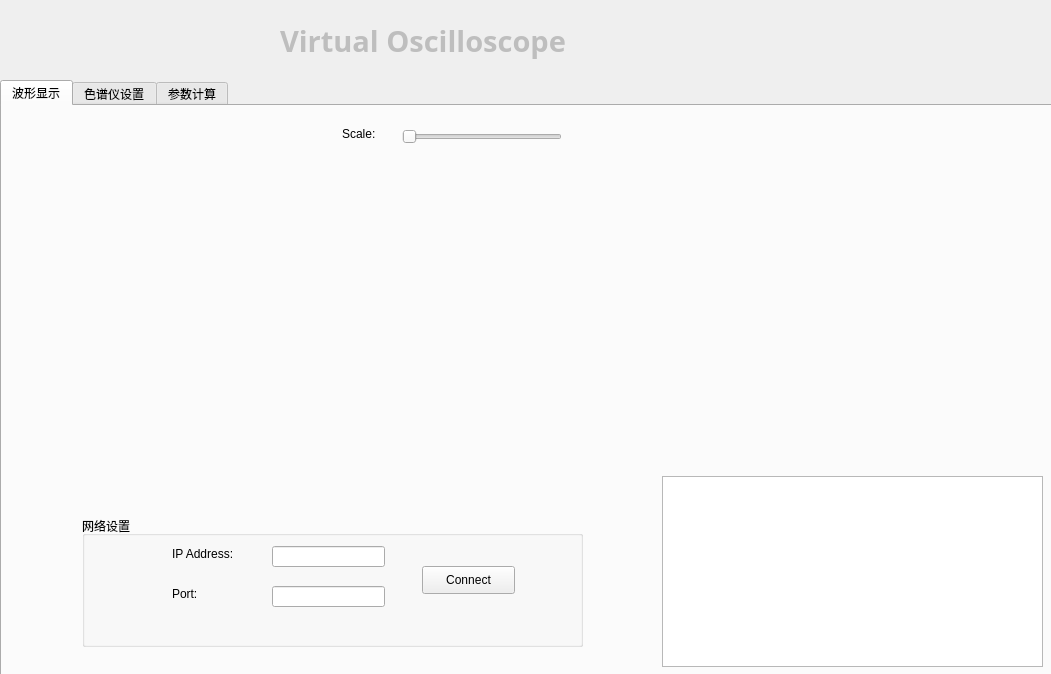
<?xml version="1.0" encoding="UTF-8"?>
<ui version="4.0">
 <class>VO</class>
 <widget class="QWidget" name="VO">
  <property name="geometry">
   <rect>
    <x>0</x>
    <y>0</y>
    <width>1051</width>
    <height>674</height>
   </rect>
  </property>
  <property name="windowTitle">
   <string>VO</string>
  </property>
  <widget class="QLabel" name="label">
   <property name="enabled">
    <bool>false</bool>
   </property>
   <property name="geometry">
    <rect>
     <x>280</x>
     <y>20</y>
     <width>401</width>
     <height>41</height>
    </rect>
   </property>
   <property name="font">
    <font>
     <family>Aharoni</family>
     <pointsize>22</pointsize>
     <weight>75</weight>
     <bold>true</bold>
    </font>
   </property>
   <property name="text">
    <string>Virtual Oscilloscope</string>
   </property>
  </widget>
  <widget class="QTabWidget" name="tabWidget">
   <property name="enabled">
    <bool>true</bool>
   </property>
   <property name="geometry">
    <rect>
     <x>0</x>
     <y>80</y>
     <width>1061</width>
     <height>601</height>
    </rect>
   </property>
   <property name="currentIndex">
    <number>0</number>
   </property>
   <widget class="QWidget" name="tab_1">
    <attribute name="title">
     <string>波形显示</string>
    </attribute>
    <widget class="QCustomPlot" name="Wave_Display" native="true">
     <property name="geometry">
      <rect>
       <x>30</x>
       <y>60</y>
       <width>891</width>
       <height>291</height>
      </rect>
     </property>
    </widget>
    <widget class="QGroupBox" name="groupBox">
     <property name="geometry">
      <rect>
       <x>80</x>
       <y>410</y>
       <width>501</width>
       <height>131</height>
      </rect>
     </property>
     <property name="title">
      <string>网络设置</string>
     </property>
     <widget class="QPushButton" name="Connect_Btn">
      <property name="geometry">
       <rect>
        <x>340</x>
        <y>50</y>
        <width>93</width>
        <height>28</height>
       </rect>
      </property>
      <property name="text">
       <string>Connect</string>
      </property>
     </widget>
     <widget class="QLineEdit" name="IP_LineEdit">
      <property name="geometry">
       <rect>
        <x>190</x>
        <y>30</y>
        <width>113</width>
        <height>21</height>
       </rect>
      </property>
     </widget>
     <widget class="QLabel" name="label_11">
      <property name="geometry">
       <rect>
        <x>90</x>
        <y>30</y>
        <width>72</width>
        <height>15</height>
       </rect>
      </property>
      <property name="text">
       <string>IP Address:</string>
      </property>
     </widget>
     <widget class="QLabel" name="label_12">
      <property name="geometry">
       <rect>
        <x>90</x>
        <y>70</y>
        <width>72</width>
        <height>15</height>
       </rect>
      </property>
      <property name="text">
       <string>Port:</string>
      </property>
     </widget>
     <widget class="QLineEdit" name="Port_LineEdit">
      <property name="geometry">
       <rect>
        <x>190</x>
        <y>70</y>
        <width>113</width>
        <height>21</height>
       </rect>
      </property>
     </widget>
    </widget>
    <widget class="QTextBrowser" name="Network_View">
     <property name="geometry">
      <rect>
       <x>660</x>
       <y>370</y>
       <width>381</width>
       <height>191</height>
      </rect>
     </property>
    </widget>
    <widget class="QSlider" name="Display_Slider">
     <property name="geometry">
      <rect>
       <x>400</x>
       <y>20</y>
       <width>160</width>
       <height>22</height>
      </rect>
     </property>
     <property name="orientation">
      <enum>Qt::Horizontal</enum>
     </property>
    </widget>
    <widget class="QLabel" name="label_13">
     <property name="geometry">
      <rect>
       <x>340</x>
       <y>20</y>
       <width>72</width>
       <height>15</height>
      </rect>
     </property>
     <property name="text">
      <string>Scale:</string>
     </property>
    </widget>
   </widget>
   <widget class="QWidget" name="tab_2">
    <attribute name="title">
     <string>色谱仪设置</string>
    </attribute>
    <widget class="QTextBrowser" name="textBrowser">
     <property name="geometry">
      <rect>
       <x>500</x>
       <y>0</y>
       <width>461</width>
       <height>531</height>
      </rect>
     </property>
    </widget>
    <widget class="QPushButton" name="pushButton">
     <property name="geometry">
      <rect>
       <x>50</x>
       <y>30</y>
       <width>371</width>
       <height>31</height>
      </rect>
     </property>
     <property name="text">
      <string>请求设备信息</string>
     </property>
    </widget>
    <widget class="QDateTimeEdit" name="dateTimeEdit">
     <property name="geometry">
      <rect>
       <x>50</x>
       <y>70</y>
       <width>194</width>
       <height>22</height>
      </rect>
     </property>
    </widget>
    <widget class="QPushButton" name="pushButton_2">
     <property name="geometry">
      <rect>
       <x>280</x>
       <y>70</y>
       <width>93</width>
       <height>28</height>
      </rect>
     </property>
     <property name="text">
      <string>设置时间</string>
     </property>
    </widget>
    <widget class="QTextEdit" name="textEdit">
     <property name="geometry">
      <rect>
       <x>160</x>
       <y>120</y>
       <width>111</width>
       <height>31</height>
      </rect>
     </property>
    </widget>
    <widget class="QPushButton" name="pushButton_3">
     <property name="geometry">
      <rect>
       <x>280</x>
       <y>120</y>
       <width>101</width>
       <height>31</height>
      </rect>
     </property>
     <property name="text">
      <string>设置运行参数</string>
     </property>
    </widget>
    <widget class="QLabel" name="label_2">
     <property name="geometry">
      <rect>
       <x>100</x>
       <y>120</y>
       <width>61</width>
       <height>21</height>
      </rect>
     </property>
     <property name="text">
      <string>模式：</string>
     </property>
     <property name="textFormat">
      <enum>Qt::RichText</enum>
     </property>
    </widget>
    <widget class="QTextEdit" name="textEdit_2">
     <property name="geometry">
      <rect>
       <x>110</x>
       <y>200</y>
       <width>111</width>
       <height>31</height>
      </rect>
     </property>
    </widget>
    <widget class="QPushButton" name="pushButton_4">
     <property name="geometry">
      <rect>
       <x>250</x>
       <y>240</y>
       <width>141</width>
       <height>31</height>
      </rect>
     </property>
     <property name="text">
      <string>设置扫描波长范围</string>
     </property>
    </widget>
    <widget class="QLabel" name="label_3">
     <property name="geometry">
      <rect>
       <x>20</x>
       <y>171</y>
       <width>131</width>
       <height>21</height>
      </rect>
     </property>
     <property name="text">
      <string>设置扫描波长范围</string>
     </property>
     <property name="textFormat">
      <enum>Qt::RichText</enum>
     </property>
    </widget>
    <widget class="QLabel" name="label_4">
     <property name="geometry">
      <rect>
       <x>20</x>
       <y>210</y>
       <width>72</width>
       <height>15</height>
      </rect>
     </property>
     <property name="text">
      <string>开始波长</string>
     </property>
    </widget>
    <widget class="QTextEdit" name="textEdit_3">
     <property name="geometry">
      <rect>
       <x>110</x>
       <y>240</y>
       <width>111</width>
       <height>31</height>
      </rect>
     </property>
    </widget>
    <widget class="QLabel" name="label_5">
     <property name="geometry">
      <rect>
       <x>20</x>
       <y>250</y>
       <width>72</width>
       <height>15</height>
      </rect>
     </property>
     <property name="text">
      <string>终止波长</string>
     </property>
    </widget>
    <widget class="QComboBox" name="comboBox_2">
     <property name="geometry">
      <rect>
       <x>50</x>
       <y>330</y>
       <width>87</width>
       <height>22</height>
      </rect>
     </property>
     <property name="currentIndex">
      <number>1</number>
     </property>
     <item>
      <property name="text">
       <string>开</string>
      </property>
     </item>
     <item>
      <property name="text">
       <string>关</string>
      </property>
     </item>
    </widget>
    <widget class="QComboBox" name="comboBox_3">
     <property name="geometry">
      <rect>
       <x>260</x>
       <y>330</y>
       <width>87</width>
       <height>22</height>
      </rect>
     </property>
     <property name="currentIndex">
      <number>1</number>
     </property>
     <item>
      <property name="text">
       <string>开</string>
      </property>
     </item>
     <item>
      <property name="text">
       <string>关</string>
      </property>
     </item>
    </widget>
    <widget class="QLabel" name="label_6">
     <property name="geometry">
      <rect>
       <x>50</x>
       <y>300</y>
       <width>72</width>
       <height>15</height>
      </rect>
     </property>
     <property name="text">
      <string>开关光源</string>
     </property>
    </widget>
    <widget class="QLabel" name="label_7">
     <property name="geometry">
      <rect>
       <x>260</x>
       <y>300</y>
       <width>72</width>
       <height>15</height>
      </rect>
     </property>
     <property name="text">
      <string>开关恒流泵</string>
     </property>
    </widget>
    <widget class="QTextEdit" name="textEdit_4">
     <property name="geometry">
      <rect>
       <x>150</x>
       <y>380</y>
       <width>81</width>
       <height>31</height>
      </rect>
     </property>
    </widget>
    <widget class="QLabel" name="label_8">
     <property name="geometry">
      <rect>
       <x>20</x>
       <y>380</y>
       <width>111</width>
       <height>20</height>
      </rect>
     </property>
     <property name="text">
      <string>设置恒流泵压力</string>
     </property>
    </widget>
    <widget class="QPushButton" name="pushButton_5">
     <property name="geometry">
      <rect>
       <x>250</x>
       <y>380</y>
       <width>131</width>
       <height>28</height>
      </rect>
     </property>
     <property name="text">
      <string>设置恒流泵压力</string>
     </property>
    </widget>
    <widget class="QLabel" name="label_9">
     <property name="geometry">
      <rect>
       <x>50</x>
       <y>430</y>
       <width>72</width>
       <height>15</height>
      </rect>
     </property>
     <property name="text">
      <string>启动检测</string>
     </property>
    </widget>
    <widget class="QPushButton" name="Open_Btn">
     <property name="geometry">
      <rect>
       <x>40</x>
       <y>460</y>
       <width>93</width>
       <height>28</height>
      </rect>
     </property>
     <property name="text">
      <string>开</string>
     </property>
    </widget>
    <widget class="QLabel" name="label_10">
     <property name="geometry">
      <rect>
       <x>170</x>
       <y>430</y>
       <width>72</width>
       <height>15</height>
      </rect>
     </property>
     <property name="text">
      <string>停止检测</string>
     </property>
    </widget>
    <widget class="QPushButton" name="Close_Btn">
     <property name="geometry">
      <rect>
       <x>160</x>
       <y>460</y>
       <width>93</width>
       <height>28</height>
      </rect>
     </property>
     <property name="text">
      <string>关</string>
     </property>
    </widget>
    <widget class="QPushButton" name="pushButton_8">
     <property name="geometry">
      <rect>
       <x>40</x>
       <y>510</y>
       <width>401</width>
       <height>28</height>
      </rect>
     </property>
     <property name="text">
      <string>读取吸光度、参比通道光强、检测通道光强</string>
     </property>
    </widget>
   </widget>
   <widget class="QWidget" name="tab_4">
    <attribute name="title">
     <string>参数计算</string>
    </attribute>
   </widget>
  </widget>
 </widget>
 <layoutdefault spacing="6" margin="11"/>
 <customwidgets>
  <customwidget>
   <class>QCustomPlot</class>
   <extends>QWidget</extends>
   <header>qcustomplot.h</header>
   <container>1</container>
  </customwidget>
 </customwidgets>
 <resources/>
 <connections/>
</ui>
